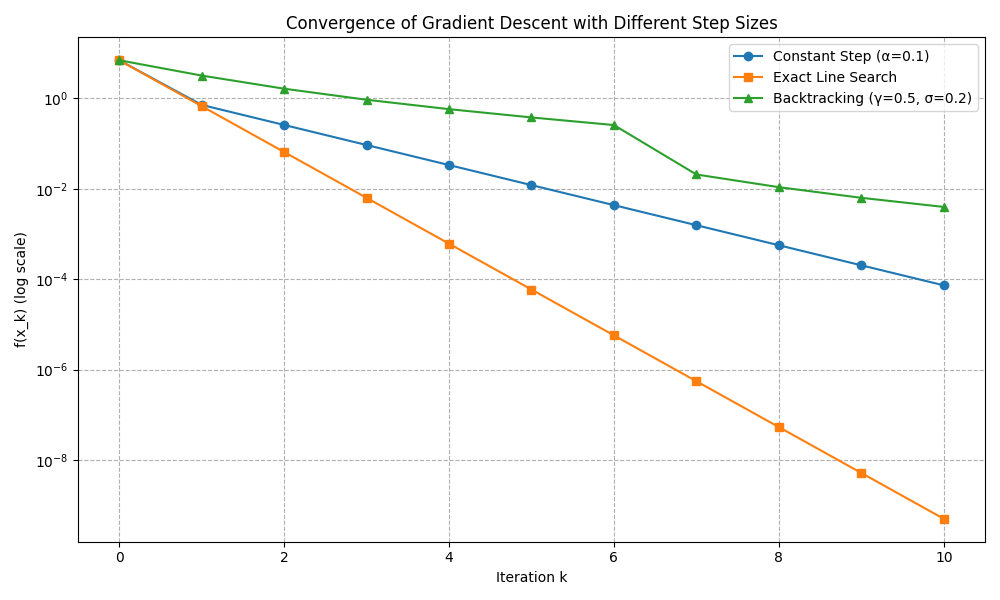

Generate this figure with Python:
# -*- coding: utf-8 -*-
"""
DDA 5002 Homework 6, Problem 2
Implementation of Gradient Descent with different step sizes
"""

import numpy as np
import matplotlib.pyplot as plt

# Define the quadratic function f(x) = x^T A x
A = np.array([[2, 0], [0, 5]])


def f(x):
    """Objective function"""
    return x.T @ A @ x


def grad_f(x):
    """Gradient of f: 2*A*x"""
    return 2 * A @ x


def constant_step_descent(x0, alpha, max_iter=10):
    """Gradient descent with constant step size"""
    x = x0.copy()
    trajectory = [x.copy()]
    values = [f(x)]

    for k in range(max_iter):
        g = grad_f(x)
        x = x - alpha * g
        trajectory.append(x.copy())
        values.append(f(x))

    return np.array(trajectory), np.array(values)


def exact_line_search_descent(x0, max_iter=10):
    """Gradient descent with exact line search"""
    x = x0.copy()
    trajectory = [x.copy()]
    values = [f(x)]

    for k in range(max_iter):
        g = grad_f(x)
        d = -g  # descent direction

        numerator = d.T @ A @ x
        denominator = d.T @ A @ d
        if abs(denominator) < 1e-14:
            break
        alpha = -numerator / denominator

        x = x + alpha * d
        trajectory.append(x.copy())
        values.append(f(x))

    return np.array(trajectory), np.array(values)


def backtracking_line_search_descent(x0, gamma=0.5, sigma=0.2, max_iter=10):
    """Gradient descent with backtracking line search (Armijo rule)"""
    x = x0.copy()
    trajectory = [x.copy()]
    values = [f(x)]

    for k in range(max_iter):
        g = grad_f(x)
        norm_g_sq = g.T @ g

        # Start with alpha = 1
        alpha = 1.0
        while True:
            x_new = x - alpha * g
            left = f(x_new)
            right = f(x) - gamma * alpha * norm_g_sq

            if left <= right:
                break
            else:
                alpha *= sigma  # alpha = sigma * alpha
                if alpha < 1e-10:  # prevent infinite loop
                    break

        x = x_new
        trajectory.append(x.copy())
        values.append(f(x))

    return np.array(trajectory), np.array(values)


# Initial point
x0 = np.array([1.0, 1.0])

# Run all three methods
print("Running Gradient Descent for 10 iterations...\n")

# Method 1: Constant step size 0.1
traj_const, f_const = constant_step_descent(x0, alpha=0.1, max_iter=10)
print("Constant Step (ω=0.1):")
print(f"  Final x: {traj_const[-1]}")
print(f"  Final f: {f_const[-1]:.6f}\n")

# Method 2: Exact line search
traj_exact, f_exact = exact_line_search_descent(x0, max_iter=10)
print("Exact Line Search:")
print(f"  Final x: {traj_exact[-1]}")
print(f"  Final f: {f_exact[-1]:.6f}\n")

# Method 3: Backtracking line search
traj_back, f_back = backtracking_line_search_descent(
    x0, gamma=0.5, sigma=0.2, max_iter=10
)
print("Backtracking Line Search (γ=0.5, σ=0.2):")
print(f"  Final x: {traj_back[-1]}")
print(f"  Final f: {f_back[-1]:.6f}\n")

# Plot convergence
plt.figure(figsize=(10, 6))
plt.semilogy(f_const, label="Constant Step (α=0.1)", marker="o")
plt.semilogy(f_exact, label="Exact Line Search", marker="s")
plt.semilogy(f_back, label="Backtracking (γ=0.5, σ=0.2)", marker="^")
plt.xlabel("Iteration k")
plt.ylabel("f(x_k) (log scale)")
plt.title("Convergence of Gradient Descent with Different Step Sizes")
plt.legend()
plt.grid(True, which="both", ls="--")
plt.tight_layout()

# Save plot
plt.savefig("p2.png")
plt.show()

# Output the first few iterations for verification
print("First few function values (Constant):", [f"{v:.4f}" for v in f_const[:5]])
print("First few function values (Exact):", [f"{v:.4f}" for v in f_exact[:5]])
print("First few function values (Back):", [f"{v:.4f}" for v in f_back[:5]])
